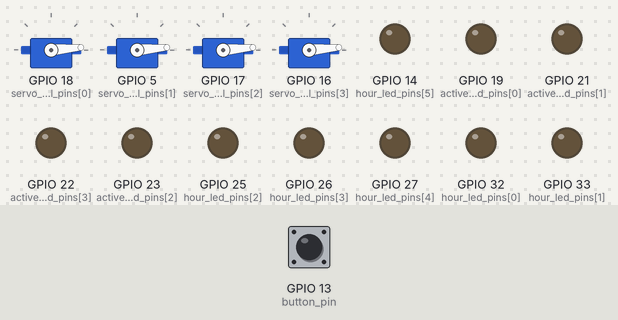
Recording of a sketch running on a simulated ESP32. Shown: 4 × servo, output pins drawn as LEDs (lit = HIGH). The test bench sets the inputs (shaded band); at power-on: GPIO 13 (button_pin) LOW. Servo pulses on a pin are drawn as a servo (544–2400 µs = 0–180°).

Above: at 1.2 s.
1.3 s: GPIO 13 (button_pin) pulled HIGH for 3.2 s
At 1.8 s:
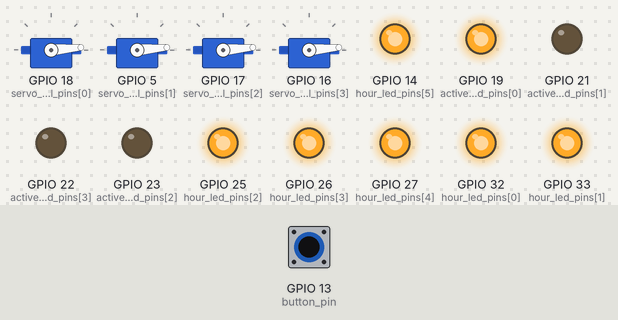
At 5.8 s:
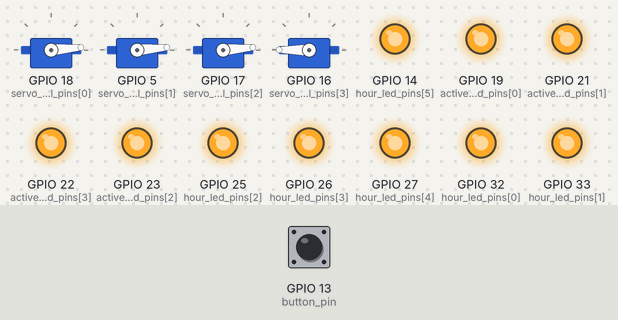
Timing chart, 0 to 22.0 s (numbered marks = the images above; inputs shaded):
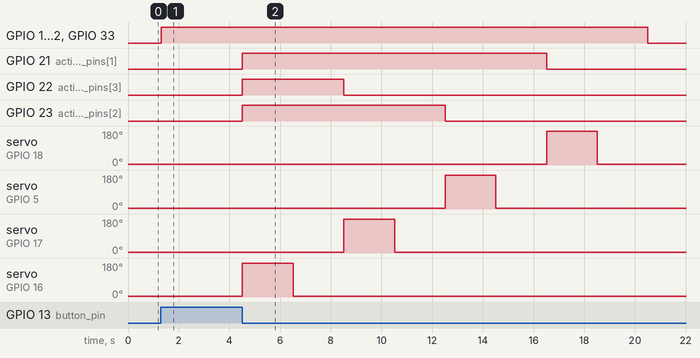

The sketch:

horsefeeder.ino
```cpp
//#define GPIO_DEBUG
//#define SERIAL_DEBUG

#ifdef GPIO_DEBUG
# include <gpio_viewer.h>
  GPIOViewer gpio_viewer;
#endif

#include <WiFi.h>

/** Start code taken from https://github.com/pablomarquez76/AnalogWrite_ESP32 ******************************************/
#define NUM_CHANNELS (16)
#define SERVO_FREQUENCY (50)
#define SERVO_RESOLUTION (12)

#define SERVO_MIN_PULSE_WIDTH (400)
#define SERVO_MAX_PULSE_WIDTH (2500)
#define SERVO_CLOSED_PULSE_WIDTH (SERVO_MIN_PULSE_WIDTH+100)
#define SERVO_OPEN_PULSE_WIDTH (SERVO_MAX_PULSE_WIDTH-100)

#define SERVO_MIN_TICKS 102
#define SERVO_MAX_TICKS 512
#define SERVO_OVERFLOW_PULSE_WIDTH 4000

typedef struct analog_write_channel {
  int8_t pin;
  uint32_t frequency;
  uint8_t resolution;
} analog_write_channel_t;

analog_write_channel_t _analog_write_channels[NUM_CHANNELS] = {
  { -1, 5000, 8 },
  { -1, 5000, 8 },
  { -1, 5000, 8 },
  { -1, 5000, 8 },
  { -1, 5000, 8 },
  { -1, 5000, 8 },
  { -1, 5000, 8 },
  { -1, 5000, 8 },
  { -1, 5000, 8 },
  { -1, 5000, 8 },
  { -1, 5000, 8 },
  { -1, 5000, 8 },
  { -1, 5000, 8 },
  { -1, 5000, 8 },
  { -1, 5000, 8 },
  { -1, 5000, 8 }
};

uint8_t analogWriteChannel(int8_t pin) {
  uint8_t channel = NUM_CHANNELS;
  // Check if pin already attached to a channel
  for (uint8_t i = 0; i < NUM_CHANNELS; i++) {
    if (_analog_write_channels[i].pin == pin) {
      channel = i;
      break;
    }
  }
  // If not, attach it to a free channel
  if (channel == NUM_CHANNELS) {
    for (uint8_t i = 0; i < NUM_CHANNELS; i++) {
      if (_analog_write_channels[i].pin == -1) {
        _analog_write_channels[i].pin = pin;
        channel = i;
        ledcSetup(channel, _analog_write_channels[i].frequency, _analog_write_channels[i].resolution);
        ledcAttachPin(pin, channel);
        break;
      }
    }
  }
  return channel;
}

void analogServo(int8_t pin, uint32_t value) {
  // Get channel
  uint8_t channel = analogWriteChannel(pin);
  // Make sure the pin was attached to a channel, if not do nothing
  if (channel < NUM_CHANNELS) {
    // Set frequency and resolution
    if (_analog_write_channels[channel].frequency != SERVO_FREQUENCY || _analog_write_channels[channel].resolution != SERVO_RESOLUTION) {
      _analog_write_channels[channel].frequency = SERVO_FREQUENCY;
      _analog_write_channels[channel].resolution = SERVO_RESOLUTION;
      ledcSetup(channel, _analog_write_channels[channel].frequency, _analog_write_channels[channel].resolution);
    }

    if (value < SERVO_OVERFLOW_PULSE_WIDTH) {
      ledcWrite(channel, map(value, SERVO_MIN_PULSE_WIDTH, SERVO_MAX_PULSE_WIDTH, SERVO_MIN_TICKS, SERVO_MAX_TICKS));  // map ms to ticks
    } else {
      ledcWrite(channel, 0);
    }
  }
}
/** End code taken from https://github.com/pablomarquez76/AnalogWrite_ESP32 ******************************************/


unsigned int clock_rollover = 0;
unsigned long previous_time_ms = 0L;

constexpr uint8_t SERVO_COUNT = 4;

constexpr uint8_t active_feeders_led_pins[SERVO_COUNT] = {19,21,23,22};
constexpr uint8_t hour_led_pins[6] = {32,33,25,26,27,14};
constexpr uint8_t servo_control_pins[SERVO_COUNT] = {18,5,17,16};
constexpr uint8_t button_pin = 13;

constexpr uint8_t LED_OFF = 0;
constexpr uint8_t LED_ON = 255;

bool button_was_pressed = false;
unsigned long previous_buttonpress_ds = 0L;
constexpr unsigned long buttonpress_grace_period_ds = 2L; //0.2 sec between each press (to avoid debouncing)
constexpr unsigned long buttonpress_testmode_ds = 20L; //2.0 sec to toggle test mode and release first feeder
constexpr unsigned long ONE_HOUR_IN_DS = 60*60*10L;

uint8_t active_feeders = 0;
int previous_hours_left = 0;


unsigned long getDecisecondsSinceBoot() {
  unsigned long current_time_ms = millis();
  if (current_time_ms < previous_time_ms) {
    clock_rollover++;
  }
  previous_time_ms = current_time_ms;

  return (static_cast<unsigned long>(-1)/100.0)*clock_rollover + current_time_ms/100.0;
}

void updateActiveFeedersLeds() {
  for (auto i=0; i<sizeof(active_feeders_led_pins)/sizeof(active_feeders_led_pins[0]); i++) {
    analogWrite(active_feeders_led_pins[i], i<active_feeders ? LED_ON : LED_OFF);
  }
}

void updateHourLeds() {
  for (auto i=0; i<sizeof(hour_led_pins)/sizeof(hour_led_pins[0]); i++) {
    analogWrite(hour_led_pins[i], i<previous_hours_left ? LED_ON : LED_OFF);
  }
}

void activateFeeder() {
  if (active_feeders > 0) {
    analogServo(servo_control_pins[active_feeders-1], SERVO_OPEN_PULSE_WIDTH);
    delay(2000);
    analogServo(servo_control_pins[active_feeders-1], SERVO_CLOSED_PULSE_WIDTH);
    delay(2000);
    analogServo(servo_control_pins[active_feeders-1], SERVO_OVERFLOW_PULSE_WIDTH);  // detach

    active_feeders--;
    updateActiveFeedersLeds();

    previous_buttonpress_ds = getDecisecondsSinceBoot(); //Easiest way to reset timer..
  } else {
    active_feeders = 0;
  }

  previous_hours_left = (active_feeders > 0) ? 6 : 0;
  updateHourLeds();
}


void setup() {
#if defined(GPIO_DEBUG) || defined(SERIAL_DEBUG)
  Serial.begin(115200);
#else
  Serial.end();
#endif

  //set pin modes
  for (auto pin : active_feeders_led_pins)
    pinMode(pin, OUTPUT);

  for (auto pin : hour_led_pins)
    pinMode(pin, OUTPUT);

  for (auto pin : servo_control_pins)
    pinMode(pin, OUTPUT);

  pinMode(button_pin, INPUT_PULLDOWN);

  for (auto i=0; i<SERVO_COUNT; i++)
    pinMode(servo_control_pins[i], OUTPUT);

  //Save some power
  btStop(); //Disable bluetooth
#ifndef GPIO_DEBUG
  WiFi.mode(WIFI_OFF); //Disable WiFi
#endif
  setCpuFrequencyMhz(80); //Reduce CPU speed

  updateActiveFeedersLeds();
  updateHourLeds();

#ifdef GPIO_DEBUG
  gpio_viewer.connectToWifi("<ssid>", "<password>");
  gpio_viewer.begin();
#endif

#ifdef SERIAL_DEBUG
  Serial.println("Starting horsefeeder");
  Serial.flush();
#endif

  //Reset servers
  for (uint8_t feeder=0;feeder<SERVO_COUNT; feeder++) {
    analogServo(servo_control_pins[feeder], SERVO_CLOSED_PULSE_WIDTH);
  }
}

void loop() {
  unsigned long now_ds = getDecisecondsSinceBoot();

  bool button_currently_pressed = digitalRead(button_pin);
  if (button_was_pressed && !button_currently_pressed) {
    button_was_pressed = false;
    if ((previous_buttonpress_ds+buttonpress_testmode_ds) < now_ds) { //Enable test mode if button pressed for long enough
      for (int i=4; i>0; i--) {
        active_feeders = i;
        updateActiveFeedersLeds();
        activateFeeder();
      }
    }
  } else if (!button_was_pressed && button_currently_pressed && (previous_buttonpress_ds+buttonpress_grace_period_ds) < now_ds) {
    button_was_pressed = true;
    previous_buttonpress_ds = now_ds;
    active_feeders++;
    if (active_feeders > SERVO_COUNT) {
      active_feeders = 0;
      previous_hours_left = 0;
      updateHourLeds();
    }
    updateActiveFeedersLeds();
  }

  if (active_feeders > 0) {
    int hours_left = 6 - (now_ds-previous_buttonpress_ds) / ONE_HOUR_IN_DS;
    if (hours_left != previous_hours_left) {
      previous_hours_left = hours_left;
      if (hours_left == 0) {
        activateFeeder();
      } else {
        updateHourLeds();
      }
    }
  }

  delay(20);
}
```

Measured:
- after the input at 1.3 s, GPIO 14 (hour_led_pins[5]), GPIO 19 (active_feeders_led_pins[0]): LOW → HIGH at once, → LOW 19.2 s later
